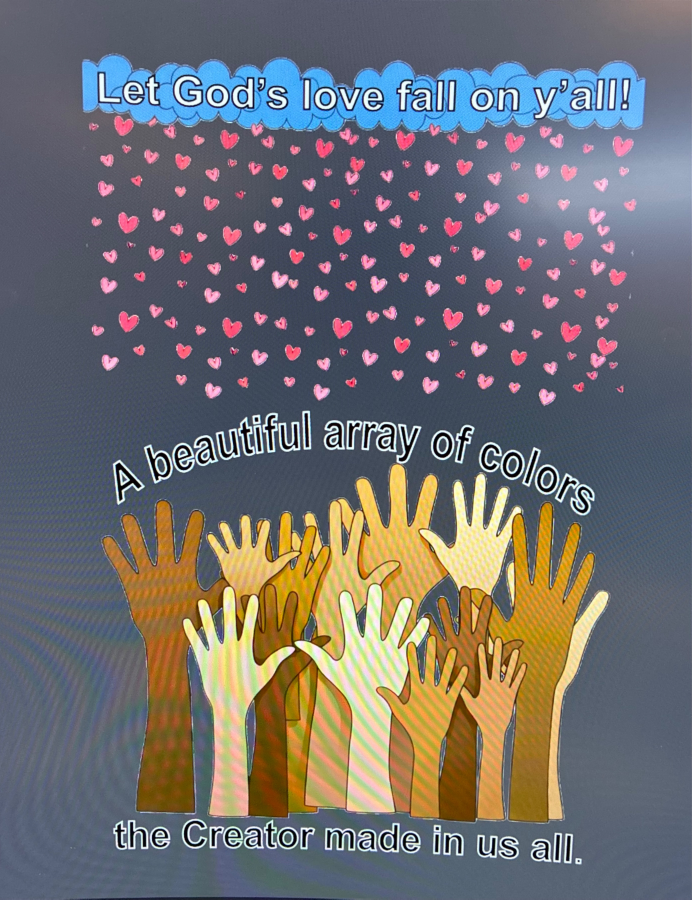
#> input picture dataset/gold/before/before6.jpg, 2767 x 3597 px (shown at 1/4 size)
$ python -i pipeline.py   (imports and definitions only)
#> lines starting #> are read from the running program, lines starting #| are printed output that depends on the picture; after the words box and inside, x2 and y2 are one past the last pixel; in counts of white or black regions, pixels touching at a corner belong together
"""Conservative DTF production-PNG pipeline."""

from __future__ import annotations

from dataclasses import asdict, dataclass
from pathlib import Path
import shutil
import subprocess
import tempfile
from typing import Any

import cv2
import numpy as np
from PIL import Image, ImageDraw, ImageFont, ImageOps

TARGET_LONG_EDGE = 5000
OUTPUT_DPI = 300


@dataclass
class LabReport:
    status: str
    status_label: str
    width: int
    height: int
    dpi: int
    transparent: bool
    background_mode: str
    edge_score: int
    text_risk: str
    review_reasons: list[str]
    steps: list[str]


def _border_pixels(rgb: np.ndarray) -> np.ndarray:
    return np.concatenate((rgb[0], rgb[-1], rgb[:, 0], rgb[:, -1]), axis=0)


def _flat_border_background(rgb: np.ndarray) -> tuple[bool, np.ndarray, float]:
    border = _border_pixels(rgb).astype(np.float32)
    median = np.median(border, axis=0)
    distances = np.linalg.norm(border - median, axis=1)
    uniformity = float(np.percentile(distances, 90))
    return uniformity <= 28.0, median, uniformity


# [23 lines left out: function _connected_background_alpha, not called in this run]


def _clean_alpha(alpha: np.ndarray) -> np.ndarray:
    kernel = cv2.getStructuringElement(cv2.MORPH_ELLIPSE, (3, 3))
    cleaned = cv2.morphologyEx(alpha, cv2.MORPH_CLOSE, kernel)
    # Keep edge transition narrow; wide feathering is visible on dark garments.
    return cv2.GaussianBlur(cleaned, (3, 3), 0.45)


def _looks_like_flat_document(rgb: np.ndarray) -> bool:
    hsv = cv2.cvtColor(rgb, cv2.COLOR_RGB2HSV)
    border = _border_pixels(rgb)
    border_lightness = float(np.median(cv2.cvtColor(
        border.reshape(-1, 1, 3), cv2.COLOR_RGB2GRAY
    )))
    dark_ratio = float(np.mean(hsv[..., 2] < 105))
    colourful_ratio = float(np.mean((hsv[..., 1] > 85) & (hsv[..., 2] > 55)))
    # Colour-rich artwork/mascots on white are not documents. Flattening them
    # destroys shading and character details.
    return (
        border_lightness > 175
        and dark_ratio > 0.025
        and colourful_ratio < 0.12
    )


# [188 lines left out: functions _soft_region, _deskew_from_logo_panel, _render_confirmed_small_text, _recover_flat_document, not called in this run]


def _edge_score(alpha: np.ndarray) -> int:
    edge = cv2.Canny(alpha, 40, 120)
    count = int(np.count_nonzero(edge))
    if count < 20:
        return 70
    contours, _ = cv2.findContours(edge, cv2.RETR_LIST, cv2.CHAIN_APPROX_NONE)
    if not contours:
        return 55
    total = sum(cv2.arcLength(c, False) for c in contours)
    simplified = sum(
        cv2.arcLength(cv2.approxPolyDP(c, 1.2, False), False) for c in contours
    )
    ratio = simplified / max(total, 1.0)
    return int(np.clip(45 + ratio * 55, 0, 100))


def _text_risk(rgb: np.ndarray) -> str:
    """Cheap, deterministic warning until the text reconstruction module exists."""
    gray = cv2.cvtColor(rgb, cv2.COLOR_RGB2GRAY)
    edges = cv2.Canny(gray, 80, 180)
    components, _, stats, _ = cv2.connectedComponentsWithStats(edges, 8)
    h, w = gray.shape
    small = 0
    for i in range(1, components):
        _, _, cw, ch, area = stats[i]
        if 3 <= area <= max(20, (h * w) // 3000) and ch < h * 0.12 and cw < w * 0.25:
            small += 1
    return "high" if small >= 18 else "medium" if small >= 7 else "low"


def _resize_rgba(rgba: np.ndarray, target: int) -> np.ndarray:
    h, w = rgba.shape[:2]
    scale = target / max(h, w)
    size = (max(1, round(w * scale)), max(1, round(h * scale)))
    interpolation = cv2.INTER_LANCZOS4 if scale > 1 else cv2.INTER_AREA
    return cv2.resize(rgba, size, interpolation=interpolation)


# [240 lines left out: functions _place_document_on_square, _trace_layer, _vector_render_document, _render_traced_layers, _recover_line_art, _recover_embroidery, not called in this run]


def run_pipeline(
    image: Image.Image, target_long_edge: int = TARGET_LONG_EDGE,
    confirmed_small_text: str | None = None,
    recovery_mode: str = "auto",
    feedback_flags: set[str] | None = None,
) -> tuple[Image.Image, dict[str, Any]]:
    """Return a transparent, colour-preserving PNG candidate and honest report."""
    original = ImageOps.exif_transpose(image).convert("RGBA")
    rgba = np.array(original)
    rgb = rgba[..., :3]
    original_alpha = rgba[..., 3]
    steps: list[str] = ["analyze"]
    reasons: list[str] = []

    already_transparent = bool(np.any(original_alpha < 250))
    flat, background, uniformity = _flat_border_background(rgb)

    specialised_candidate = None
    if recovery_mode == "line_art":
        specialised_candidate = _recover_line_art(
            rgb, target_long_edge, feedback_flags
        )
        background_mode = "line_art_recovery"
        steps.extend(["extract_line_art", "potrace_bezier_rerender"])
        alpha = original_alpha
    elif recovery_mode == "embroidery":
        specialised_candidate = _recover_embroidery(
            rgb, target_long_edge, feedback_flags
        )
        background_mode = "embroidery_recovery"
        steps.extend(["suppress_fabric_texture", "separate_thread_colours",
                      "potrace_bezier_rerender"])
        alpha = original_alpha
    elif already_transparent:
        alpha = original_alpha
        background_mode = "existing_alpha"
        steps.append("preserve_existing_alpha")
    elif _looks_like_flat_document(rgb):
        rgb, alpha = _recover_flat_document(rgb, confirmed_small_text)
        background_mode = "flat_document_recovery"
        steps.extend(["remove_connected_paper", "flatten_logo_colours", "clean_ink"])
        if confirmed_small_text:
            steps.append("rebuild_confirmed_small_text")
    elif flat:
        alpha = _connected_background_alpha(rgb, background)
        removed_ratio = float(np.mean(alpha < 16))
        if removed_ratio > 0.94:
            # A nearly uniform design can look like its own background. Never
            # return an empty PNG and call it a successful repair.
            alpha = original_alpha
            background_mode = "subject_loss_guard"
            reasons.append("自动去底会删除几乎全部主体，已停止处理")
            steps.append("stop_subject_loss")
        else:
            background_mode = "flat_border"
            steps.append("remove_connected_flat_background")
    else:
        alpha = original_alpha
        background_mode = "complex_review"
        reasons.append(f"背景不够单一（边缘色差 {uniformity:.1f}），未自动强制抠除")

    alpha = _clean_alpha(alpha)
    candidate = np.dstack((rgb, alpha))

    if specialised_candidate is not None:
        candidate = specialised_candidate
    elif background_mode == "flat_document_recovery":
        vector_candidate = _vector_render_document(rgb, alpha, target_long_edge)
        if vector_candidate is not None:
            candidate = vector_candidate
            steps.append("potrace_bezier_rerender")
        else:
            candidate = _place_document_on_square(candidate, target_long_edge)
    else:
        candidate = _resize_rgba(candidate, target_long_edge)
    edge_score = _edge_score(candidate[..., 3])
    text_risk = _text_risk(rgb)
    if edge_score < 82:
        reasons.append(f"边缘评分 {edge_score}，需要美工放大检查")
    if text_risk != "low":
        reasons.append("检测到小文字/密集细节风险，必须核对文字，不自动重编")
    steps.extend(["resize_preserve_aspect", "export_rgba_png"])
    output = Image.fromarray(candidate)
    output.info["dpi"] = (OUTPUT_DPI, OUTPUT_DPI)

    requires_rebuild = (
        background_mode in ("complex_review", "subject_loss_guard")
        or specialised_candidate is None
        and recovery_mode in ("line_art", "embroidery")
    )
    status = "manual" if requires_rebuild else "pass" if not reasons else "review"
    labels = {
        "pass": "可进入生产测试",
        "review": "需要美工复核",
        "manual": "需要设计重建",
    }
    report = LabReport(
        status=status,
        status_label=labels[status],
        width=output.width,
        height=output.height,
        dpi=OUTPUT_DPI,
        transparent=bool(np.any(candidate[..., 3] < 250)),
        background_mode=background_mode,
        edge_score=edge_score,
        text_risk=text_risk,
        review_reasons=reasons,
        steps=steps,
    )
    return output, asdict(report)

>>> from PIL import Image
>>> picture = Image.open('../../../dataset/gold/before/before6.jpg')
#> picture is the input picture: PIL image 2767x3597 RGB; mean R, G, B 112.1, 110.4, 111.3
>>> result = run_pipeline(picture)
#> in run_pipeline, `already_transparent = bool(np.any(original_alpha < 250))`: already_transparent = False
#> in _flat_border_background, `median = np.median(border, axis=0)`: median = [91, 98, 115]
#> in _flat_border_background, `distances = np.linalg.norm(border - median, axis=1)`: distances = 12728 values, max 153.7 at index 9850, min 1 at index 5072, mean 26.79
#> in _flat_border_background, `uniformity = float(np.percentile(distances, 90))`: uniformity = 100.5
#> in run_pipeline, `flat, background, uniformity = _flat_border_background(rgb)`: flat = False; background = [91, 98, 115]; uniformity = 100.5
#> in _looks_like_flat_document, `border_lightness = float(np.median(cv2.cvtColor( border.reshape(-1, 1,..`: border_lightness = 98
#> in _looks_like_flat_document, `dark_ratio = float(np.mean(hsv[..., 2] < 105))`: dark_ratio = 0.338
#> in _looks_like_flat_document, `colourful_ratio = float(np.mean((hsv[..., 1] > 85) & (hsv[..., 2] > 55..`: colourful_ratio = 0.256
#> in _resize_rgba, `return cv2.resize(rgba, size, interpolation=interpolation)`:
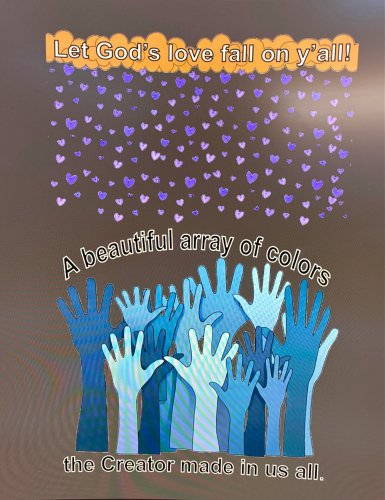
#> returned value: shape (5000, 3846, 4) (shown at 1/10 size); mean of channels 0, 1, 2, 3 112.1, 110.4, 111.3, 255; drawn as B, G, R
#> in _edge_score, `edge = cv2.Canny(alpha, 40, 120)`:
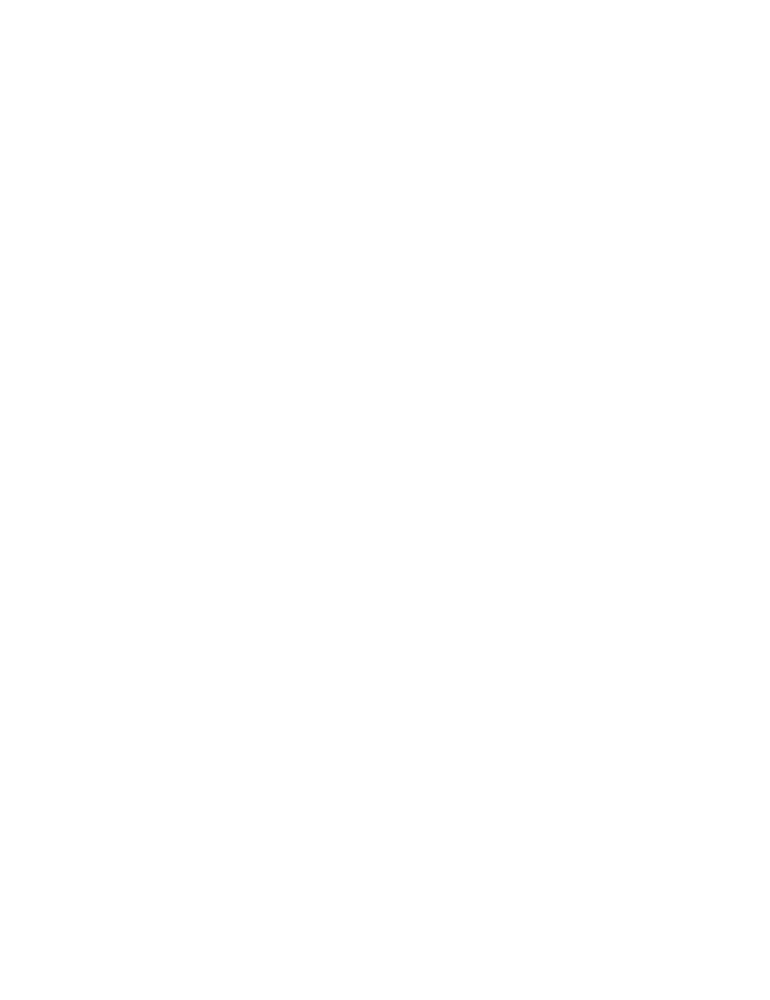
#> alpha: shape (5000, 3846) (shown at 1/5 size); values 254 (black) and 255 (white), 100% white; black in thin lines or dots
#> in _edge_score, `count = int(np.count_nonzero(edge))`: count = 0
#> in run_pipeline, `edge_score = _edge_score(candidate[..., 3])`: edge_score = 70
#> in _text_risk, `gray = cv2.cvtColor(rgb, cv2.COLOR_RGB2GRAY)`:
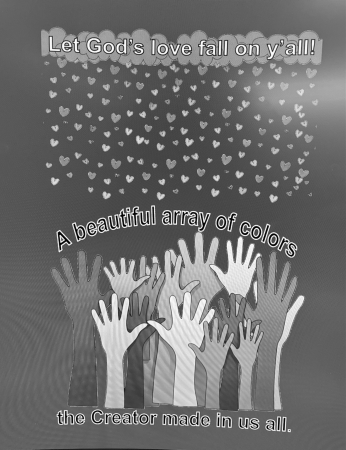
#> gray: shape (3597, 2767) (shown at 1/8 size); min 0, max 255, mean 111
#> in _text_risk, `edges = cv2.Canny(gray, 80, 180)`:
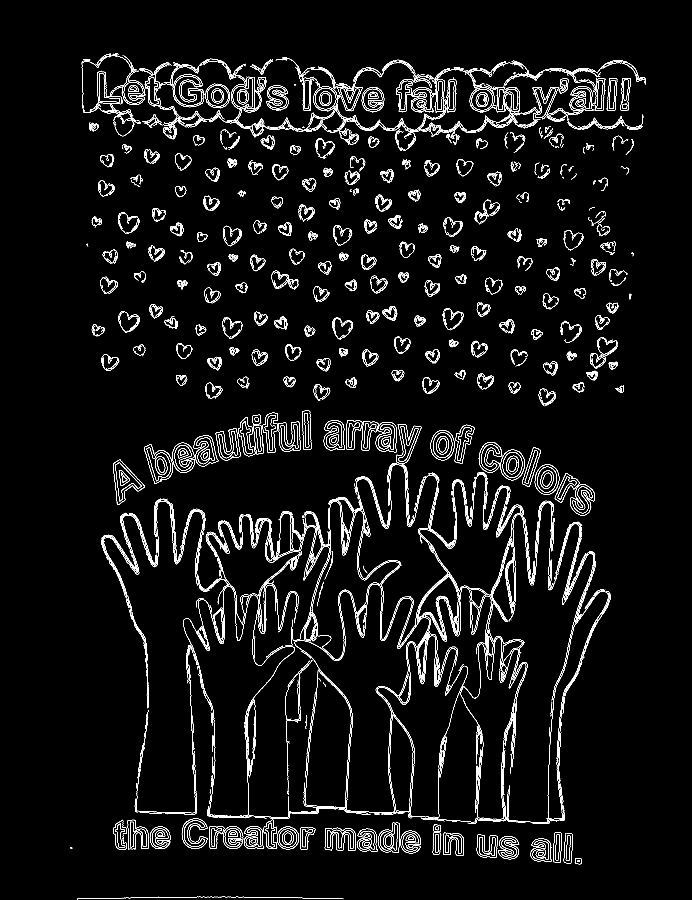
#> edges: shape (3597, 2767) (shown at 1/4 size); 2.5% white in thin lines or dots, all inside (x1, y1, x2, y2) = (281, 212, 2584, 3597)
#> in _text_risk, `components, _, stats, _ = cv2.connectedComponentsWithStats(edges, 8)`: components = 3200
#> the loop in _text_risk, `for i in range(1, components):` made 3199 passes
#> (cw, ch, area) on passes 2, 5, 7, 8, 9, 10, 11, 12: (61, 47, 136), (45, 8, 59), (34, 46, 89), (43, 40, 120), (41, 45, 80), (22, 7, 46), (87, 45, 172), (53, 61, 140)
#> after the loop in _text_risk, `for i in range(1, components):`: small = 3002
#> in run_pipeline, `text_risk = _text_risk(rgb)`: text_risk = 'high'
#> in run_pipeline, `status = "manual" if requires_rebuild else "pass" if not reasons else ..`: status = 'manual'
